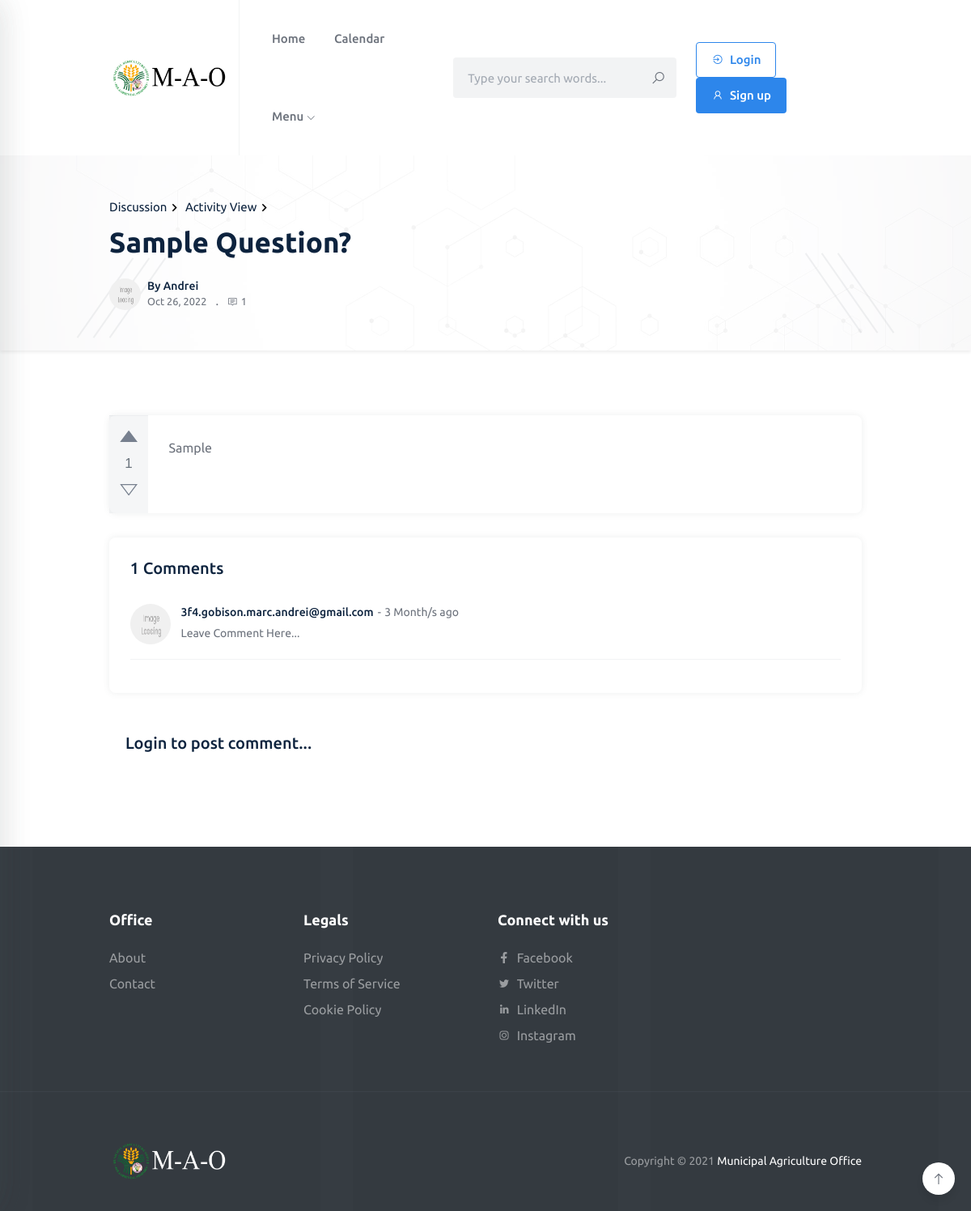
/Question-Details/43, run on the app's committed database.
### tables this page shows
CREATE TABLE `forum_topics` (
  `id` int(30) NOT NULL,
  `forum_id` int(11) NOT NULL,
  `category_ids` text NOT NULL,
  `title` varchar(250) NOT NULL,
  `content` text NOT NULL,
  `user_id` int(30) NOT NULL,
  `date_created` datetime NOT NULL DEFAULT current_timestamp(),
  `likes` int(11) NOT NULL DEFAULT 0,
  `views` int(11) NOT NULL DEFAULT 0
);

CREATE TABLE `user` (
  `id` int(11) NOT NULL,
  `unique_id` varchar(20) NOT NULL,
  `username` varchar(25) NOT NULL,
  `pic_file` varchar(255) NOT NULL,
  `last_name` varchar(50) NOT NULL,
  `first_name` varchar(50) NOT NULL,
  `mid_name` varchar(50) NOT NULL,
  `email` varchar(50) NOT NULL,
  `contact` bigint(12) DEFAULT NULL,
  `municipality` varchar(100) DEFAULT NULL,
  `barangay` varchar(100) DEFAULT NULL,
  `password` varchar(50) NOT NULL,
  `usertype` varchar(5) NOT NULL,
  `date_registered` datetime NOT NULL DEFAULT current_timestamp(),
  `date_edited` datetime DEFAULT NULL,
  `status` varchar(10) NOT NULL DEFAULT 'inactive',
  `user_status` varchar(10) NOT NULL,
  `last_logout` varchar(30) NOT NULL
);

CREATE TABLE `forum_comments` (
  `id` int(11) NOT NULL,
  `topic_id` int(11) NOT NULL,
  `user_id` int(11) NOT NULL,
  `comment` text NOT NULL,
  `date_created` datetime NOT NULL DEFAULT current_timestamp()
);

### application/controllers/Forum_controller.php (called while the page is built, shortened)
<?php
class Forum_controller extends CI_Controller{
    public function questiondetails($id)
	{
            $page = "question-details";
            $data['user'] = $this->User_model->getuser();
            $data['question'] = $this->Forum_model->fetchtopic($id);
            $data['commentview'] = $this->Forum_model->fetchtopic_comment($id);
            $data['user'] = $this->User_model->getuser();
            $this->load->view('Home/header',$data);
		    $this->load->view('Forum/'.$page, $data);
            $this->load->view('Home/footer');
	}
}

### index.php (called while the page is built, shortened)
<?php
require_once BASEPATH.'core/CodeIgniter.php';

### application/models/Forum_model.php (called while the page is built, shortened)
<?php
class Forum_model extends CI_Model{
    public function fetchtopic($id){
        $this->db->select(" *,forum_topics.id as fid, concat(user.first_name, user.last_name, user.mid_name) as name, forum_category.category");
        $this->db->from('forum_topics');
        $this->db->join('user', 'forum_topics.user_id = user.id');
        $this->db->join('forum_category', 'forum_topics.category_ids = forum_category.id');
        $this->db->where('forum_topics.id', $id);
        $query = $this->db->get();
        return $query->result_array();
    }
    public function fetchtopic_comment($id){
        $this->db->select(" c.*, concat(u.first_name, u.last_name, u.mid_name) as name, u.email");
        $this->db->from('forum_comments c');
        $this->db->join('user u', 'c.user_id = u.id');
        $this->db->where('c.topic_id', $id);
        $this->db->order_by('c.id', 'ASC');
        $query = $this->db->get();
        return $query->result_array();
    }
}

### application/views/Forum/question-details.php (the view, shortened to what this page needs)
<section class="hero-area pattern-bg-2 bg-white shadow-sm overflow-hidden pt-50px pb-50px">
    <span class="stroke-shape stroke-shape-1"></span>
    <span class="stroke-shape stroke-shape-4"></span>
    <span class="stroke-shape stroke-shape-5"></span>
    <span class="stroke-shape stroke-shape-6"></span>
    <div class="container">
        <div class="hero-content">
            <?php foreach($question as $row) :?>
            <ul class="breadcrumb-list pb-2">
                <li><a href="<?=base_url()?>Discussion">Discussion</a><span><svg xmlns="http://www.w3.org/2000/svg" height="19px" viewBox="0 0 24 24" width="19px" fill="#000000"><path d="M0 0h24v24H0V0z" fill="none"/><path d="M10 6L8.59 7.41 13.17 12l-4.58 4.59L10 18l6-6-6-6z"/></svg></span></li>
                <li><a href="#">Activity View</a><span><svg xmlns="http://www.w3.org/2000/svg" height="19px" viewBox="0 0 24 24" width="19px" fill="#000000"><path d="M0 0h24v24H0V0z" fill="none"/><path d="M10 6L8.59 7.41 13.17 12l-4.58 4.59L10 18l6-6-6-6z"/></svg></span></li>
            </ul>
            <h2 class="section-title"><?= $row['title'];?></h2>
            <div class="media media-card align-items-center shadow-none p-0 mb-0 rounded-0 mt-4 bg-transparent">
                <a href="#" class="media-img media-img--sm d-block mr-2 rounded-full">
                    <img src="<?=base_url()?>assets/disilab/images/img-loading.png" data-src="<?=base_url()?>assets/useruploads/<?=$row['pic_file'];?>" alt="avatar" class="rounded-full lazy">
                </a>
                <div class="media-body">
                    <h5 class="fs-14 fw-medium">By <a href="#"><?php if(empty($row['category'])){echo 'User Name';}else{echo $row['username'];} ?></a></h5>
                    <small class="meta d-block lh-20">
                        <span class="mr-2"><?php echo date('M d, Y', strtotime($row['date_created']))?></span>
                        <span class="mr-2 fs-15">.</span>
                        <a href="#comments" class="page-scroll text-gray"><i class="la la-comment mr-1"></i><?php echo number_format(count($commentview)) ?></a>
                    </small>
                </div>
            </div>
            <?php endforeach?>
        </div>
    </div>
</section>
<section class="blog-area pt-80px pb-80px">
    <div class="container">
        <div class="row">
            <div class="col-lg-12">
                <div class="card card-item">
                <div class="question d-flex">
                <?php foreach($question as $row) {?><?php $id = $this->uri->segment(2);?>
                <div class="votes votes-styled w-auto" >
                            <div class="upvotejs">
                                <a href="<?=base_url()?>Votes_controller/upvote?id=<?=$id?>" class="upvote upvote-on"  data-toggle="tooltip" data-placement="right" title="This question is useful"></a>
                                <span  class="count"><?=$row['likes'];?></span>
                                <a href="<?=base_url()?>Votes_controller/downvote?id=<?=$id?>" class="downvote" data-toggle="tooltip" data-placement="right" title="This question is not useful"></a>
                            </div>
                        </div>
                    <div class="card-body">
                        <p class="card-text pb-3" style="text-align: justify;"><?=$row['content'];?></p>
                        <?php }?>
                    </div>
                </div>
                </div>
                <div class="card card-item">
                    <div class="card-body">
                        <h4 class="pb-3 fs-20"><?php echo number_format(count($commentview)) ?> Comments</h4>
                        <ul class="comments-list pt-3" id="comments">
                        <?php if(!empty($commentview)){?>
                        <?php  foreach($commentview as $crow): ?>
                            <li class="mb-3">
                                <div class="comment-avatar">
                                    <img class="lazy" src="<?=base_url()?>assets/disilab/images/img-loading.png" data-src="<?=base_url()?>assets/useruploads/<?=$row['pic_file'];?>" alt="avatar">
                                </div>
                                <div class="comment-body pt-0">
                                    <span class="comment-user text-black"><?php echo $crow['email'] ?></span>
                                    <span class="comment-separated">-</span>
                                    <span class="comment-date text-gray"><?php
                                            $date=$crow['date_created'];
                                            $last = new DateTime($date);
                                            $now = new DateTime( date( 'Y-m-d h:i:s', time() )) ;
                                            $interval = $last->diff($now);
                                            $years = (int)$interval->format('%Y');
                                            $months = (int)$interval->format('%m');
                                            if($years > 0)
                                            {
                                            echo $years.' Year/s  ago' ;
                                            }
                                            else if($months > 0)
                                            {
                                            echo $months.' Month/s  ago' ;
                                            }
                                         ?></span>
                                    <p class="comment-text pt-1 pb-2 lh-22"><?php echo html_entity_decode($crow['comment']) ?></p>
                                </div>
                            </li>
                            <?php endforeach ?>
                        <?php }else{?>
                            <p class="comment-text pt-1 pb-2 lh-22">No comment/s...</p>
                            <hr>
                        <?php }?>
                        </ul>
                    </div>
                </div>
                <?php if($this->session->logged_in == true){?><?php $id = $this->uri->segment(2);?>
                <form method="post" action="<?=base_url()?>Forum_controller/addcomment/<?=$id?>" class="card card-item">
                    <div class="card-body row">
                        <div class="form-group col-lg-12">
                            <h4 class="fs-20">Leave a Reply</h4>
                        </div>
                        <div class="form-group col-lg-12">
                            <label class="fs-13 text-black lh-20">Message</label>
                            <textarea class="form-control form--control" name="message" rows="5" placeholder="Your comment here..." required="message"></textarea>
                        </div>
                        <div class="form-group col-lg-12 mb-0">
                            <button class="btn theme-btn" type="submit">Post Comment </button>
                        </div>
                    </div>
                </form>
                <?php }else{?>
					<div class="card-body row">
                        <div class="form-group col-lg-12">
                            <h4 class="fs-20">Login to post comment...</h4>
                        </div>
				<?php }?>
            </div>
                </div>
            </div>
        </div>
</section>

### data on the page
forum_topics: title "Sample Question?", user.username "Andrei", date_created "Oct 26, 2022", likes "1", content "Sample"
forum_comments: user.email "3f4.gobison.marc.andrei@gmail.com", comment "Leave Comment Here..."

### other printed values
count($commentview) "1"
